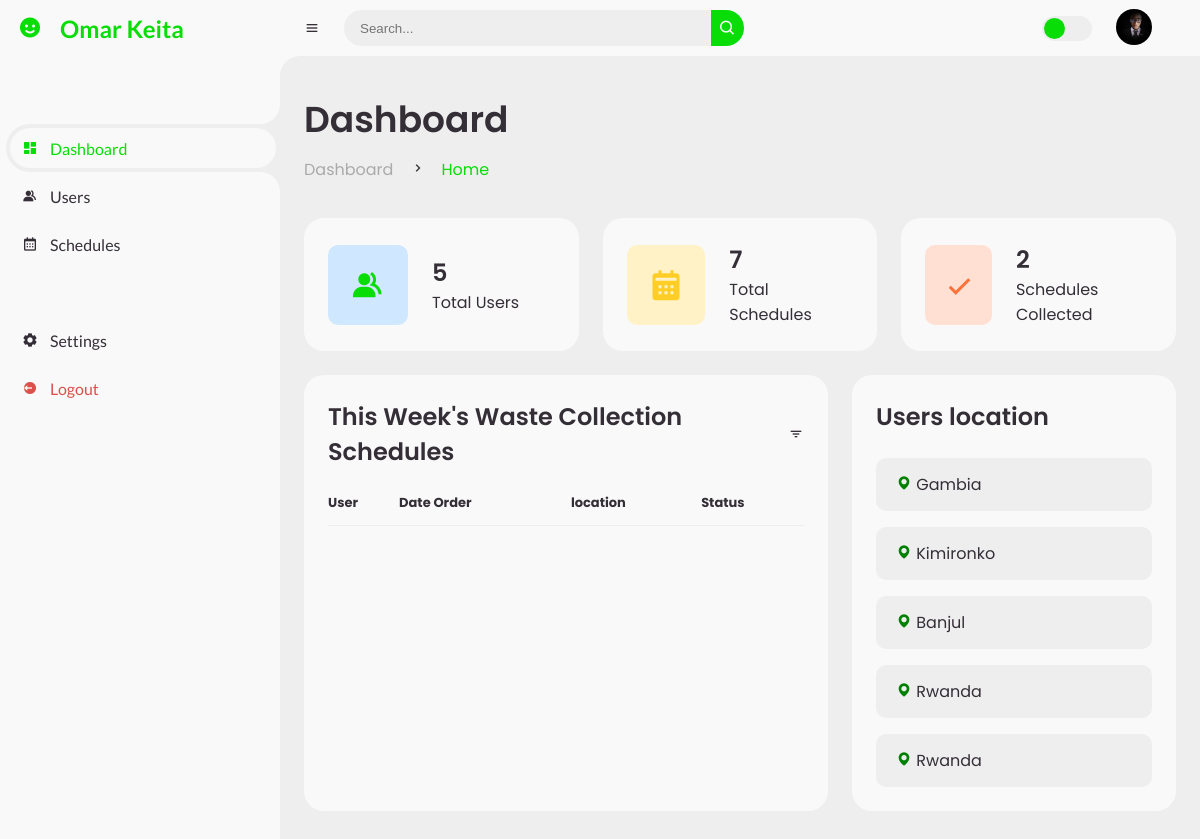
The page /admin_dashboard (signed in) on the database as committed earlier.
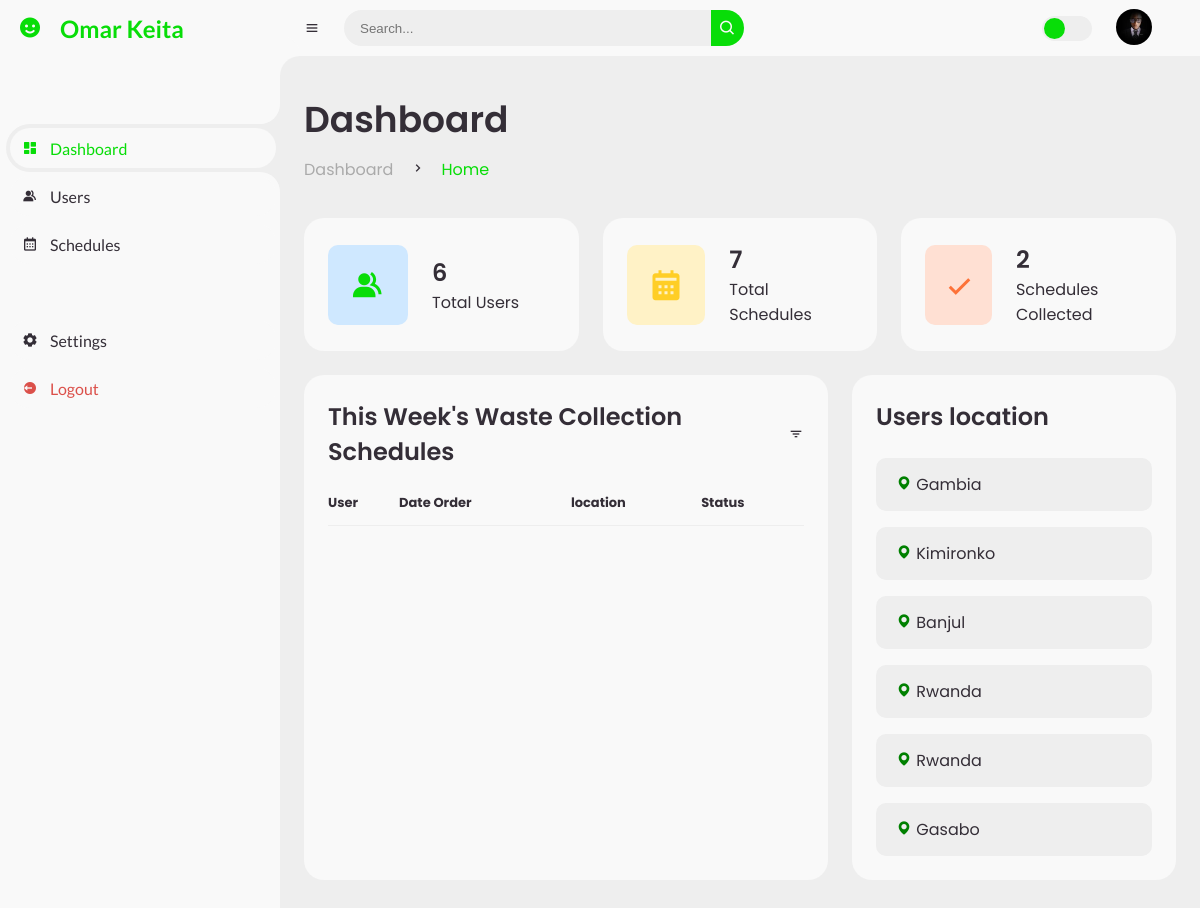
The same page on the database as committed later.
### app/models.py (models this page shows, shortened)
class User(db.Model, UserMixin):
    id = db.Column(db.Integer,  nullable= False, primary_key=True, autoincrement=True)
    first_name = db.Column(db.String(50), nullable=False)
    middle_name = db.Column(db.String(50), nullable=False, default="")
    last_name = db.Column(db.String(50), nullable=False)
    email = db.Column(db.String(50), unique=True, nullable=False,)
    sex = db.Column(db.String(50), nullable=False, default='Male')
    address = db.Column(db.String(50), nullable=False)
    house_number = db.Column(db.String(50), nullable=False)
    location = db.Column(db.String(50), nullable=False)
    image_file = db.Column(db.String(500), nullable=False, default='default.jpg')
    phone_number = db.Column(db.String(50), nullable=False)
    password = db.Column(db.String(150), nullable=False)
    schedule = db.relationship('Scheduling', backref='customer', lazy=True)
    is_admin = db.Column(db.Boolean, nullable=False, default=False)

### app/routes.py (the view)
@app.route('/admin_dashboard', methods=['GET', 'POST'])
@login_required
def admin_dashboard():
    if not current_user.is_admin:
        abort(403)
        flash('Access Denied', 'danger')
    users = User.query.all()
    user_schedule= Scheduling.query.all()
    number_of_users = User.query.count()
    unique_location = User.query.distinct(User.location).all()
    collected = Scheduling.query.filter_by(collected=True).count()
    return render_template('admin_dashboard.html', users=users, user_schedule=user_schedule, number_of_users=number_of_users, collected=collected, datetime=datetime, unique_location=unique_location)

### app/models.py (called while the page is built)
@login_manager.user_loader
def load_user(user_id):
    return User.query.get(int(user_id))

### app/templates/admin_dashboard.html (shortened to what this page needs)
<!DOCTYPE html>
<html lang="en">
  <head>
    <link
      href="https://unpkg.com/boxicons@2.0.9/css/boxicons.min.css"
      rel="stylesheet"
    />
    <link
      rel="stylesheet"
      href="{{url_for('static', filename='css/admin.css')}}"
    />
  </head>
  <body>
    <section id="sidebar">
      <a href="#" class="brand">
        <i class="bx bxs-smile"></i>
        <span class="text"
          >{{current_user.first_name}} {{current_user.last_name}}</span
        >
      </a>
      <ul class="side-menu top">
        <li class="active">
          <a href="{{url_for('admin_dashboard')}}">
            <i class="bx bxs-dashboard"></i>
            <span class="text">Dashboard</span>
          </a>
        </li>
        <li>
          <a href="#">
            <i class="bx bxs-group"></i>
            <span class="text">Users</span>
          </a>
        </li>
        <li>
          <a href="#">
            <i class="bx bx-calendar"></i>
            <span class="text">Schedules</span>
          </a>
        </li>
      </ul>
      <ul class="side-menu">
        <li>
          <a href="#">
            <i class="bx bxs-cog"></i>
            <span class="text">Settings</span>
          </a>
        </li>
        <li>
          <a href="#" class="logout">
            <i class="bx bxs-log-out-circle"></i>
            <span class="text">Logout</span>
          </a>
        </li>
      </ul>
    </section>
    <section id="content">
      <nav>
        <i class="bx bx-menu"></i>
        <form action="#">
          <div class="form-input">
            <input type="search" placeholder="Search..." />
            <button type="submit" class="search-btn">
              <i class="bx bx-search"></i>
            </button>
          </div>
        </form>
        <label for="switch-mode" class="switch-mode"></label>
        <a href="{{url_for('account')}}" class="profile">
          <img
            src="{{url_for('static', filename='profile_pics/' + current_user.image_file)}}"
            alt=""
          />
        </a>
      </nav>
      <main>
        <div class="head-title">
          <div class="left">
            <h1>Dashboard</h1>
            <ul class="breadcrumb">
              <li>
                <a href="{{url_for('admin_dashboard')}}">Dashboard</a>
              </li>
              <li><i class="bx bx-chevron-right"></i></li>
              <li>
                <a class="active" href="{{url_for('home')}}">Home</a>
              </li>
            </ul>
          </div>
        </div>
        <ul class="box-info">
          <li>
            <i class="bx bxs-group"></i>
            <span class="text">
              <h3>{{users|length}}</h3>
              <p>Total Users</p>
            </span>
          </li>
          <li>
            <i class="bx bxs-calendar"></i>
            <span class="text">
              <h3>{{user_schedule|length}}</h3>
              <p>Total Schedules</p>
            </span>
          </li>
          <li>
            <i class="bx bx-check"></i>
            <span class="text">
              <h3>{{collected}}</h3>
              <p>Schedules Collected</p>
            </span>
          </li>
        </ul>
        <div class="table-data">
          <div class="order">
            <div class="head">
              <h3>This Week's Waste Collection Schedules</h3>
              <i class="bx bx-filter"></i>
            </div>
            <table>
              <thead>
                <tr>
                  <th>User</th>
                  <th>Date Order</th>
                  <th>location</th>
                  <th>Status</th>
                </tr>
              </thead>
            </table>
          </div>
          <div class="todo">
            <div class="head">
              <h3>Users location</h3>
            </div>
            <ul class="todo-list">
              {% for location in unique_location %}
              <li>
                <span
                  ><i class="bx bxs-map" style="color: green"></i>
                  {{location.location}}</span
                >
              </li>
              {% endfor %}
            </ul>
          </div>
        </div>
      </main>
    </section>
  </body>
</html>

Rows that differ between the two databases and show on the page:
added User: location "Gasabo"
Other text that changed with them:
{{ users|length }}: "5" → "6"
